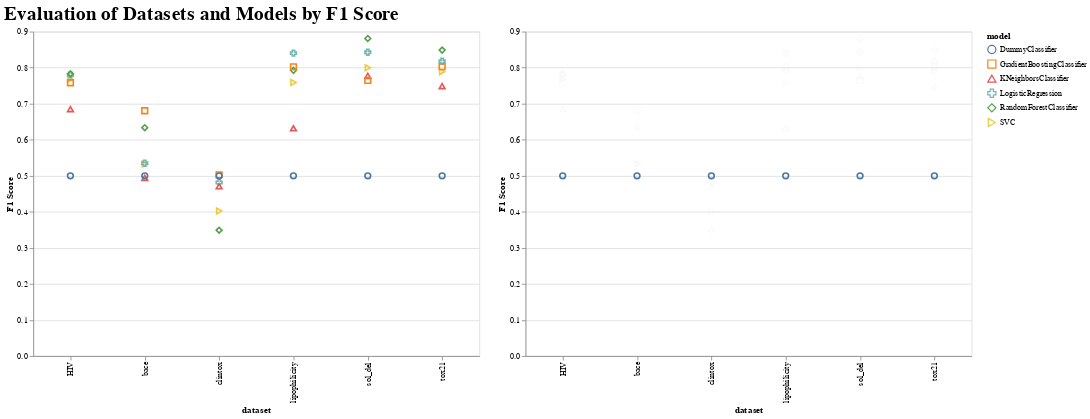

Notebook code for this chart:
### Code cell
filtered_vis_data = df[(df['split_id'] == 'validate') & (df['split_method'] == 'cluster')]

score_title = "ROC-AUC Score"

title = f"Evaluation of Datasets and Models by {score_title}"
# title = f"Evaluation of Datasets and Models by Matthews Correlation Coefficient"

default_metric = {"metric": "roc_auc_score"}
right_model_default = {"model": "DummyClassifier"}
models = list(df['model'].unique())
metrics = list(df['metric'].unique())

metric_dropdown = alt.binding_select(options= [None] + metrics, name='Metric: ')
metric_selection = alt.selection_single(fields=['metric'], bind=metric_dropdown, init = default_metric)

left_model_dropdown = alt.binding_select(options= [None] + models, name='Left Chart - Model: ')
left_model_selection = alt.selection_single(fields=['model'], bind=left_model_dropdown)
right_model_dropdown = alt.binding_select(options= [None] + models, name='Right Chart - Model: ')
right_model_selection = alt.selection_single(fields=['model'], bind=right_model_dropdown, init = right_model_default)

left_color = alt.condition(left_model_selection, alt.Color('model:N'), alt.value('lightgray'))
left_opacity = alt.condition(left_model_selection, alt.value(1.0), alt.value(0.1))
right_color = alt.condition(right_model_selection, alt.Color('model:N'), alt.value('lightgray'))
right_opacity = alt.condition(right_model_selection, alt.value(1.0), alt.value(0.1))

resize = alt.selection_interval(bind='scales')


left_chart = alt.Chart(filtered_vis_data).mark_point(size = 50).encode(
    x = 'dataset:N',
    y = alt.Y('score:Q', title = score_title),
    color = left_color,
    shape = "model:N",
    opacity = left_opacity,
    tooltip = ["dataset", 'model', 'split_method', 'metric', 'score']
).add_selection(
    metric_selection, left_model_selection, resize
).transform_filter(
    (metric_selection)
).properties(height = 400, width = 550)



right_chart = alt.Chart(filtered_vis_data).mark_point(size = 50).encode(
    x = 'dataset:N',
    y = alt.Y('score:Q', title = score_title),
    color = right_color,
    shape = "model:N",
    opacity = right_opacity,
    tooltip = ["dataset", 'model', 'split_method', 'metric', 'score']
).add_selection(
    metric_selection, right_model_selection, resize
).transform_filter(
    (metric_selection)
).properties(height = 400, width = 550)


(left_chart | right_chart).properties(title= title).configure_title(fontSize=24)

### Figure 1 — Vega-Lite specification as saved in the notebook (floating-point values rounded to 4 significant figures; data arrays with more than 128 entries replaced by an {"elided": "..."} marker saying what was removed)
{"config": {"view": {"continuousWidth": 400, "continuousHeight": 300}, "title": {"fontSize": 24}}, "hconcat": [{"mark": {"type": "point", "size": 50}, "encoding": {"color": {"condition": {"field": "model", "type": "nominal", "selection": "selector347"}, "value": "lightgray"}, "opacity": {"condition": {"value": 1.0, "selection": "selector347"}, "value": 0.1}, "shape": {"field": "model", "type": "nominal"}, "tooltip": [{"field": "dataset", "type": "nominal"}, {"field": "model", "type": "nominal"}, {"field": "split_method", "type": "nominal"}, {"field": "metric", "type": "nominal"}, {"field": "score", "type": "quantitative"}], "x": {"field": "dataset", "type": "nominal"}, "y": {"field": "score", "title": "F1 Score", "type": "quantitative"}}, "height": 400, "selection": {"selector346": {"type": "single", "fields": ["metric"], "bind": {"input": "select", "options": [null, "accuracy_score", "balanced_accuracy_score", "f1_score", "roc_auc_score", "log_loss", "matthews_corrcoef"], "name": "Metric: "}, "init": {"metric": "roc_auc_score"}}, "selector347": {"type": "single", "fields": ["model"], "bind": {"input": "select", "options": [null, "SVC", "LogisticRegression", "RandomForestClassifier", "KNeighborsClassifier", "GradientBoostingClassifier", "DummyClassifier", "Chemprop"], "name": "Left Chart - Model: "}}, "selector349": {"type": "interval", "bind": "scales"}}, "transform": [{"filter": {"selection": "selector346"}}], "width": 550}, {"mark": {"type": "point", "size": 50}, "encoding": {"color": {"condition": {"field": "model", "type": "nominal", "selection": "selector348"}, "value": "lightgray"}, "opacity": {"condition": {"value": 1.0, "selection": "selector348"}, "value": 0.1}, "shape": {"field": "model", "type": "nominal"}, "tooltip": [{"field": "dataset", "type": "nominal"}, {"field": "model", "type": "nominal"}, {"field": "split_method", "type": "nominal"}, {"field": "metric", "type": "nominal"}, {"field": "score", "type": "quantitative"}], "x": {"field": "dataset", "type": "nominal"}, "y": {"field": "score", "title": "F1 Score", "type": "quantitative"}}, "height": 400, "selection": {"selector346": {"type": "single", "fields": ["metric"], "bind": {"input": "select", "options": [null, "accuracy_score", "balanced_accuracy_score", "f1_score", "roc_auc_score", "log_loss", "matthews_corrcoef"], "name": "Metric: "}, "init": {"metric": "roc_auc_score"}}, "selector348": {"type": "single", "fields": ["model"], "bind": {"input": "select", "options": [null, "SVC", "LogisticRegression", "RandomForestClassifier", "KNeighborsClassifier", "GradientBoostingClassifier", "DummyClassifier", "Chemprop"], "name": "Right Chart - Model: "}, "init": {"model": "DummyClassifier"}}, "selector349": {"type": "interval", "bind": "scales"}}, "transform": [{"filter": {"selection": "selector346"}}], "width": 550}], "data": {"name": "data-7d17d1c5a73bc1616cd67b028a5dcab0"}, "title": "Evaluation of Datasets and Models by F1 Score", "$schema": "https://vega.github.io/schema/vega-lite/v4.17.0.json", "datasets": {"data-7d17d1c5a73bc1616cd67b028a5dcab0": {"elided": "216 records"}}}
